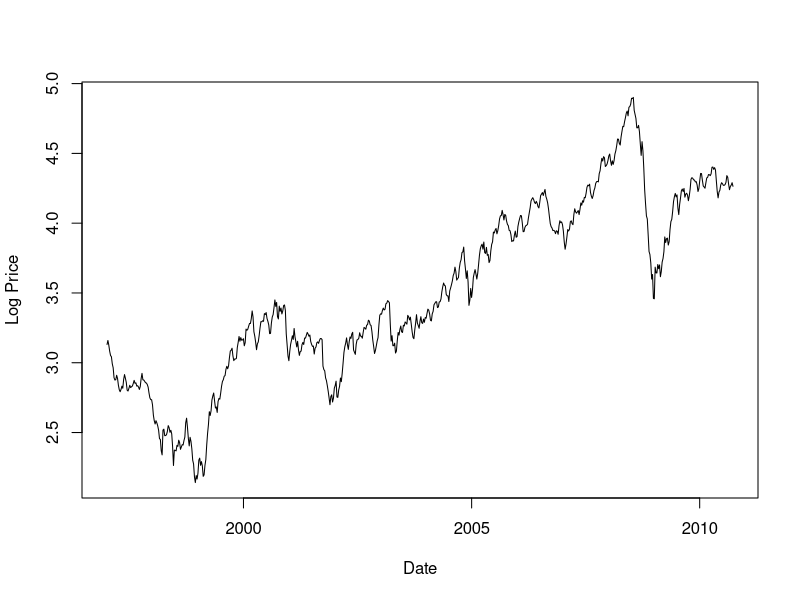
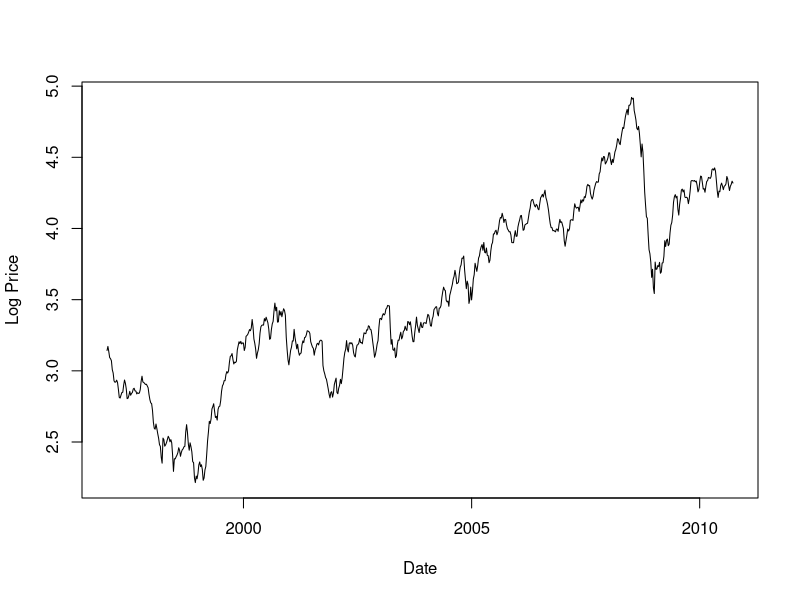
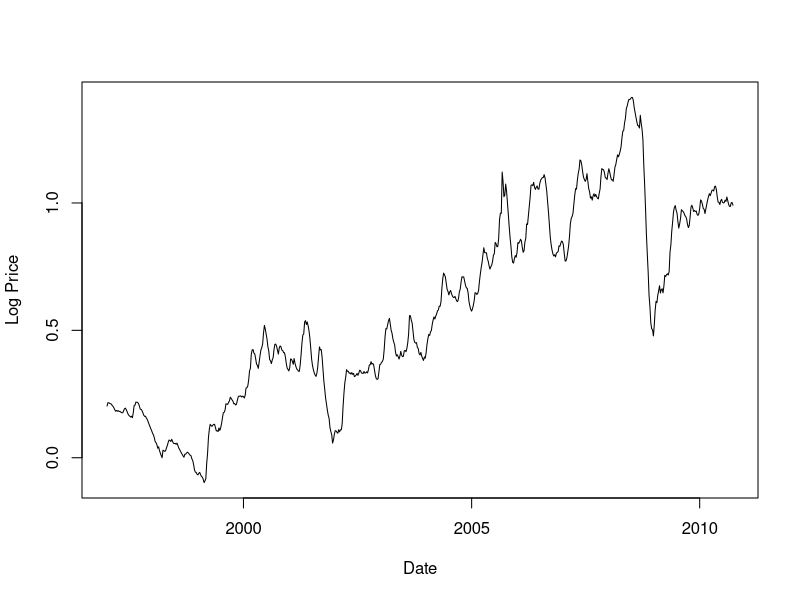

The R script that drew these images, in order:
crude_oil <- read.table("./crudeoil.txt", header=T)
gasoline <- read.table("./gasoline.txt", header=F)

cr <- data.frame(date=ISOdate(crude_oil$Year, crude_oil$Mon, crude_oil$Day),
                 logpriceUS=log(crude_oil$US),
                 logpriceWorld=log(crude_oil$World))
gs <- data.frame(date=ISOdate(crude_oil$Year, crude_oil$Mon, crude_oil$Day),
                 logprice=log(gasoline$V1))

plot(cr$date, cr$logpriceUS, type='l', xlab='Date', ylab='Log Price')
plot(cr$date, cr$logpriceWorld, type='l', xlab='Date', ylab='Log Price')
plot(cr$date, gs$logprice, type='l', xlab='Date', ylab='Log Price')
